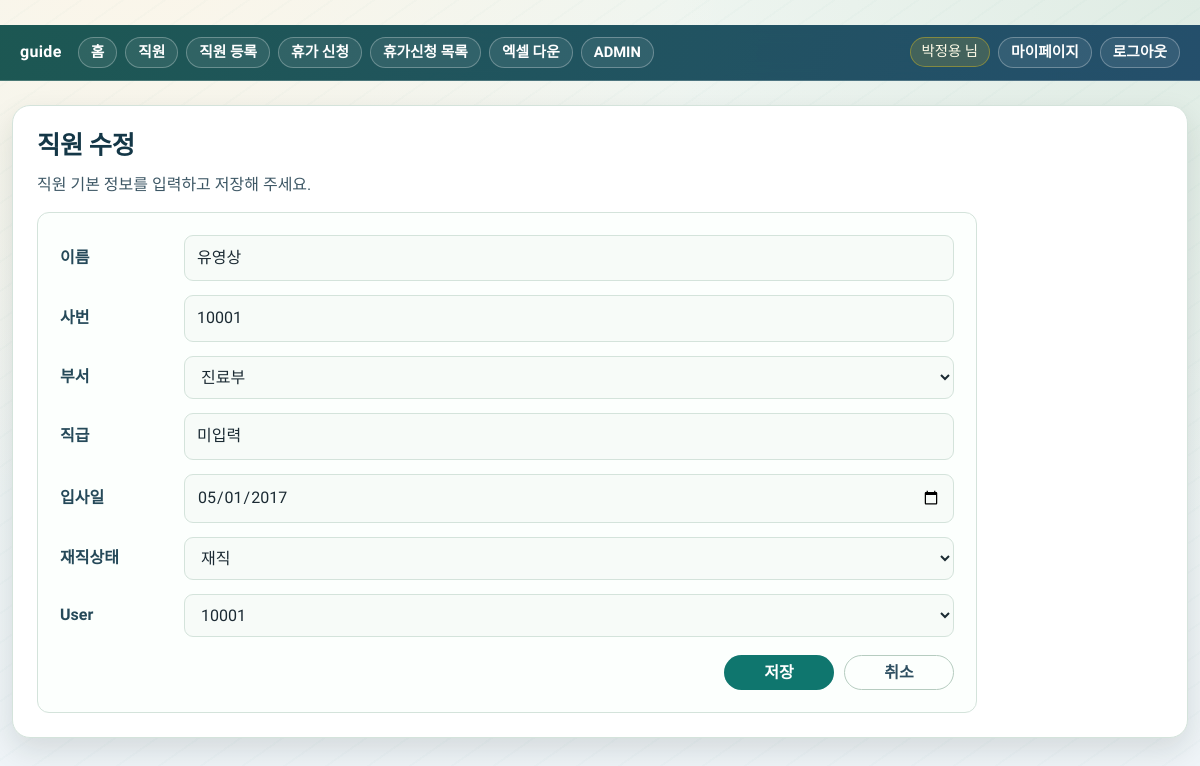
The page /employees/2/edit/ (signed in) on the database its author committed.
### employee/models.py (models this page shows, shortened)
class Employee(models.Model):
	class Department(models.TextChoices):
		MEDICAL = '진료부', '진료부'
		WARD_3 = '3병동', '3병동'
		WARD_5A = '5A병동', '5A병동'
		WARD_5B = '5B병동', '5B병동'
		OPERATING_ROOM = '수술실', '수술실'
		TREATMENT_ROOM = '치료실', '치료실'
		OUTPATIENT = '외래', '외래'
		COUNSELING_ROOM = '상담실', '상담실'
		NURSING = '간호부', '간호부'
		NURSING_ADMIN = '간호행정', '간호행정'
		ADMINISTRATION = '원무과', '원무과'
		GENERAL_AFFAIRS = '총무과', '총무과'
		FACILITIES = '시설과', '시설과'
		REVIEW = '심사과', '심사과'
		HEALTH_CHECK = '검진센터', '검진센터'
		RADIOLOGY = '영상의학과', '영상의학과'
		LAB_MEDICINE = '진단검사의학과', '진단검사의학과'
		PHYSICAL_THERAPY = '물리치료', '물리치료'
		EXERCISE_THERAPY = '운동치료', '운동치료'
		IN_HOUSE_PHARMACY = '원내약국', '원내약국'
		NUTRITION = '영양과', '영양과'
	class EmploymentStatus(models.TextChoices):
		ACTIVE = 'active', '재직'
		LEAVE = 'leave', '휴직'
		RESIGNED = 'resigned', '퇴사'
	user = models.OneToOneField(
		User,
		on_delete=models.SET_NULL,
		null=True,
		blank=True,
		related_name='employee_profile',
	)
	name = models.CharField('이름', max_length=50)
	employee_number = models.CharField('사번', max_length=30, unique=True)
	department = models.CharField('부서', max_length=100, choices=Department.choices)
	position = models.CharField('직급', max_length=50)
	hire_date = models.DateField('입사일')
	employment_status = models.CharField(
		'재직상태',
		max_length=20,
		choices=EmploymentStatus.choices,
		default=EmploymentStatus.ACTIVE,
	)
	must_change_password = models.BooleanField(
		'최초 로그인 비밀번호 변경 필요',
		default=True,
	)
	created_at = models.DateTimeField(auto_now_add=True)
	updated_at = models.DateTimeField(auto_now=True)
	class Meta:
		ordering = ['name']

### employee/views.py (the view)
# urls.py: path('<int:pk>/edit/', employee_update, name='update'),
@user_passes_test(_is_staff)
def employee_update(request, pk):
    employee = get_object_or_404(Employee, pk=pk)
    if request.method == 'POST':
        form = EmployeeForm(request.POST, instance=employee)
        if form.is_valid():
            changed_fields = ', '.join(form.changed_data) if form.changed_data else '없음'
            updated_employee = form.save()
            write_audit_log(
                actor=request.user,
                action='employee_updated',
                target=updated_employee,
                detail=f'직원정보 수정. 변경 필드: {changed_fields}',
            )
            messages.success(request, '직원 정보가 수정되었습니다.')
            return redirect('employee:detail', pk=pk)
        messages.error(request, '직원 수정에 실패했습니다. 입력값을 확인해 주세요.')
    else:
        form = EmployeeForm(instance=employee)
    return render(request, 'employee/employee_form.html', {'form': form, 'title': '직원 수정'})

### employee/forms.py
class EmployeeForm(forms.ModelForm):
    class Meta:
        model = Employee
        fields = ['name', 'employee_number', 'department', 'position', 'hire_date', 'employment_status', 'user']
        widgets = {
            'hire_date': forms.DateInput(attrs={'type': 'date'}),
        }

### employee/views.py (called while the page is built)
def _is_staff(user):
    return user.is_staff

### templates/employee/employee_form.html (shortened to what this page needs)
{% extends 'base.html' %}
{% block content %}
<section class="employee-form-shell">
    <div class="employee-form-head">
        <h2>{{ title }}</h2>
        <p class="lead">직원 기본 정보를 입력하고 저장해 주세요.</p>
    </div>
    <div class="employee-form-panel">
        <form method="post" class="employee-form">
            {% for field in form %}
            <div class="form-row">
                <label class="row-label" for="{{ field.id_for_label }}">{{ field.label }}</label>
                <div class="field-wrap">
                    {{ field }}
                </div>
            </div>
            {% endfor %}
            <div class="form-actions">
                <button type="submit" class="btn">저장</button>
                <a href="{% url 'employee:list' %}" class="btn btn-muted">취소</a>
            </div>
        </form>
    </div>
</section>
{% endblock %}

### templates/base.html (shortened to what this page needs)
﻿{% load static %}
<!doctype html>
<html lang="ko">
<head>
    <link rel="stylesheet" href="{% static 'css/style.css' %}">
</head>
<body class="{% block body_class %}{% endblock %}">
{% if request.path != '/accounts/login/' %}
<header>
    <nav class="top-nav">
        <a class="brand-link" href="/">guide</a>
        <div class="nav-main">
        {% if request.user.is_authenticated %}
            {% if request.user.is_staff %}
                <a class="nav-item" href="/">홈</a>
                <a class="nav-item" href="/employees/">직원</a>
                <a class="nav-item" href="{% url 'employee:create' %}">직원 등록</a>
                <a class="nav-item" href="/leave/request/">휴가 신청</a>
                <a class="nav-item" href="/leave/">휴가신청 목록</a>
                <a class="nav-item" href="{% url 'leave_app:export_csv' %}">엑셀 다운</a>
                <a class="nav-item" href="/admin/">ADMIN</a>
            {% else %}
                <a class="nav-item" href="/">홈</a>
                <a class="nav-item" href="{% url 'leave_app:request_create' %}">휴가신청</a>
                <a class="nav-item" href="{% url 'leave_app:list' %}">휴가신청목록</a>
            {% endif %}
        {% else %}
            <a class="nav-item" href="/">홈</a>
            <a class="nav-item" href="/accounts/login/">로그인</a>
            <a class="nav-item" href="{% url 'signup' %}">회원가입</a>
        {% endif %}
        </div>
        {% if request.user.is_authenticated %}
        <div class="nav-auth">
            <span class="user-badge">{% firstof request.user.employee_profile.name request.user.first_name request.user.username %} 님</span>
            <a class="nav-item" href="{% url 'my_page' %}">마이페이지</a>
            <form method="post" action="{% url 'logout' %}">
                <button type="submit" class="nav-link-btn">로그아웃</button>
            </form>
        </div>
        {% endif %}
    </nav>
</header>
{% endif %}
<main class="container">
    {% block content %}{% endblock %}
</main>
</body>
</html>

### rows shown on the page
Employee: form "유영상" "10001" "진료부" "미입력" "05/01/2017" "재직" "10001"

### other values the page prints
{{ title }} "직원 수정"
{{ field.label }} "이름" "사번" "부서" "직급" "입사일" "재직상태" "User"
